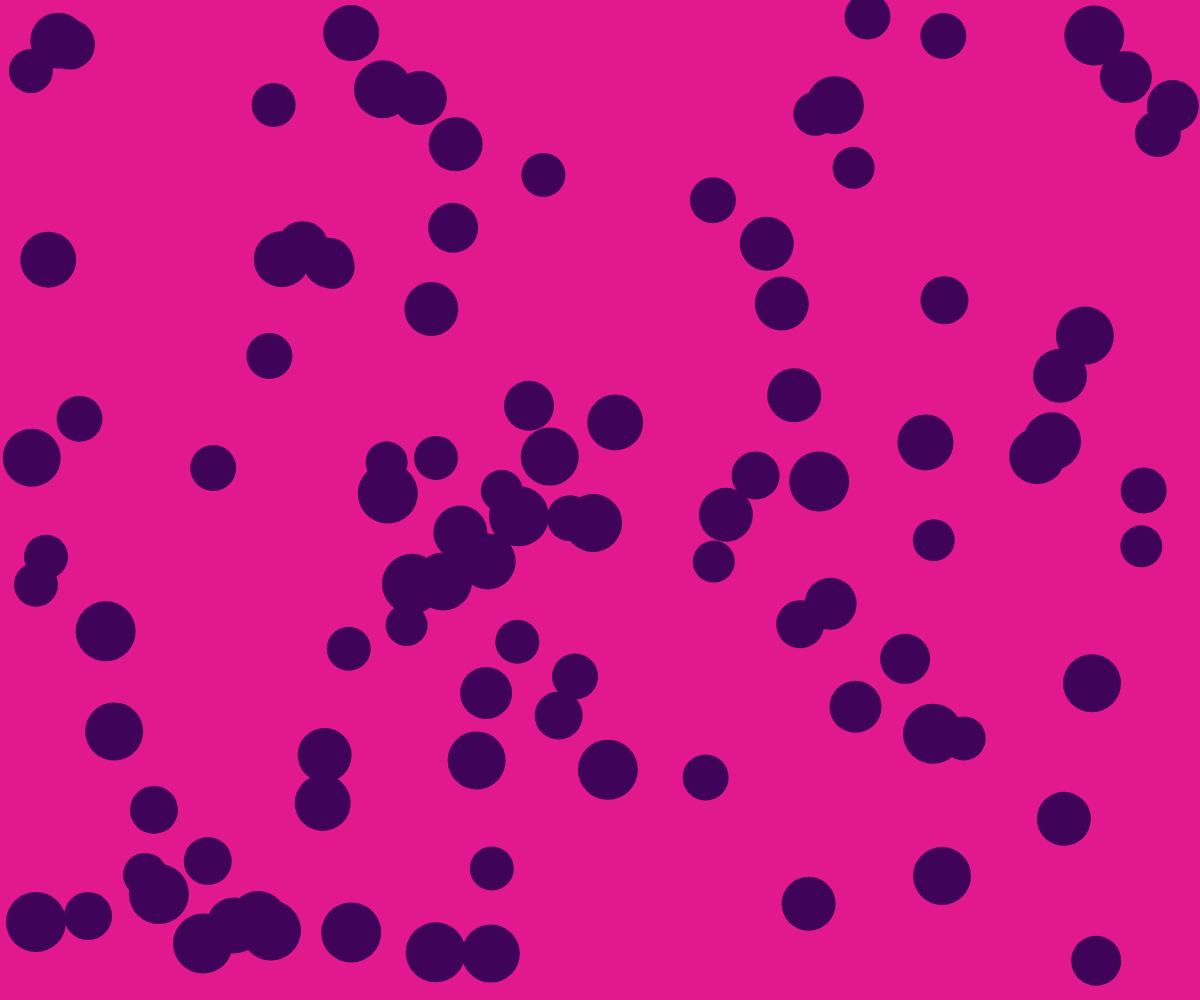
Frame 1 (no input)
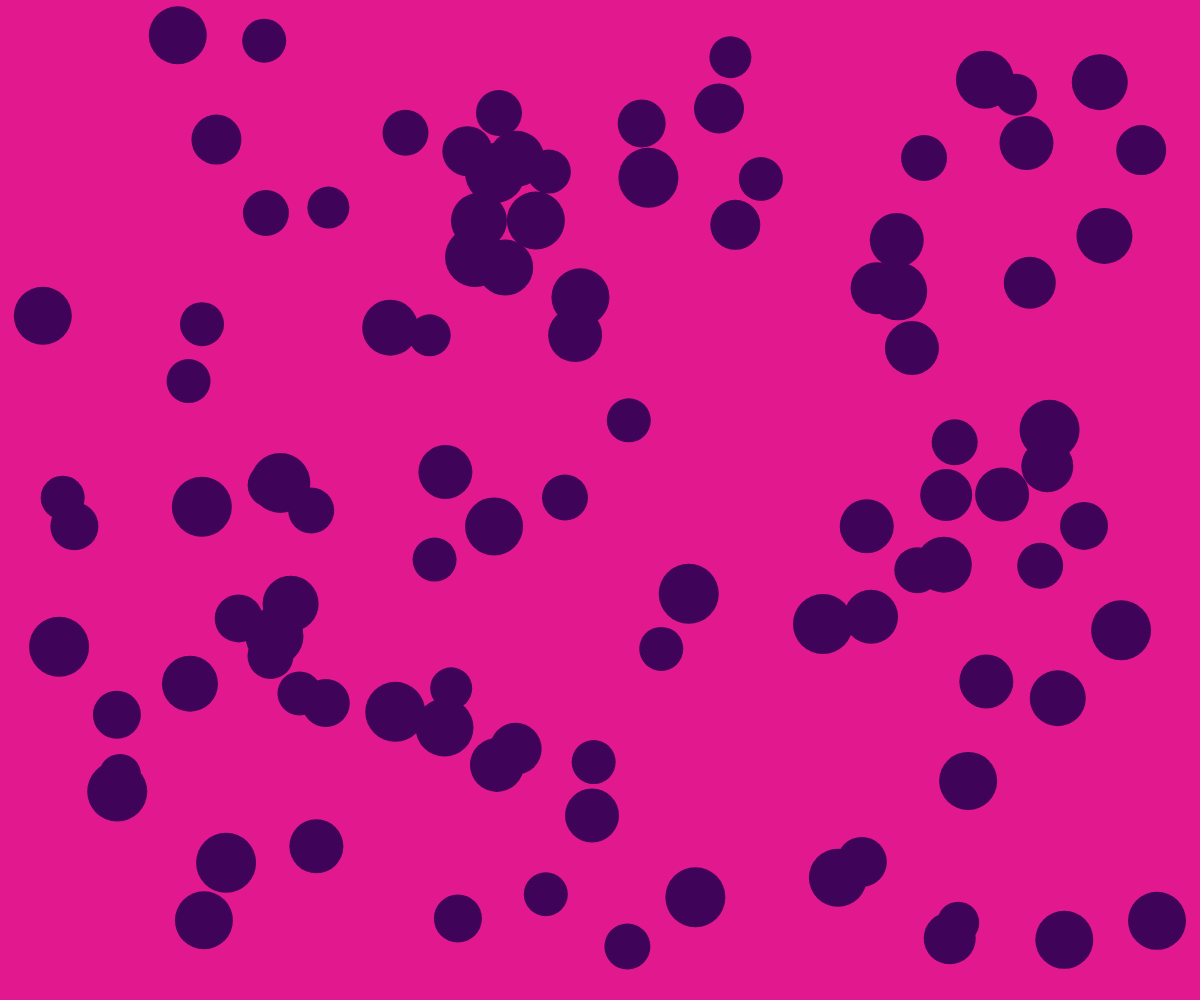
Frame 60 (no input)
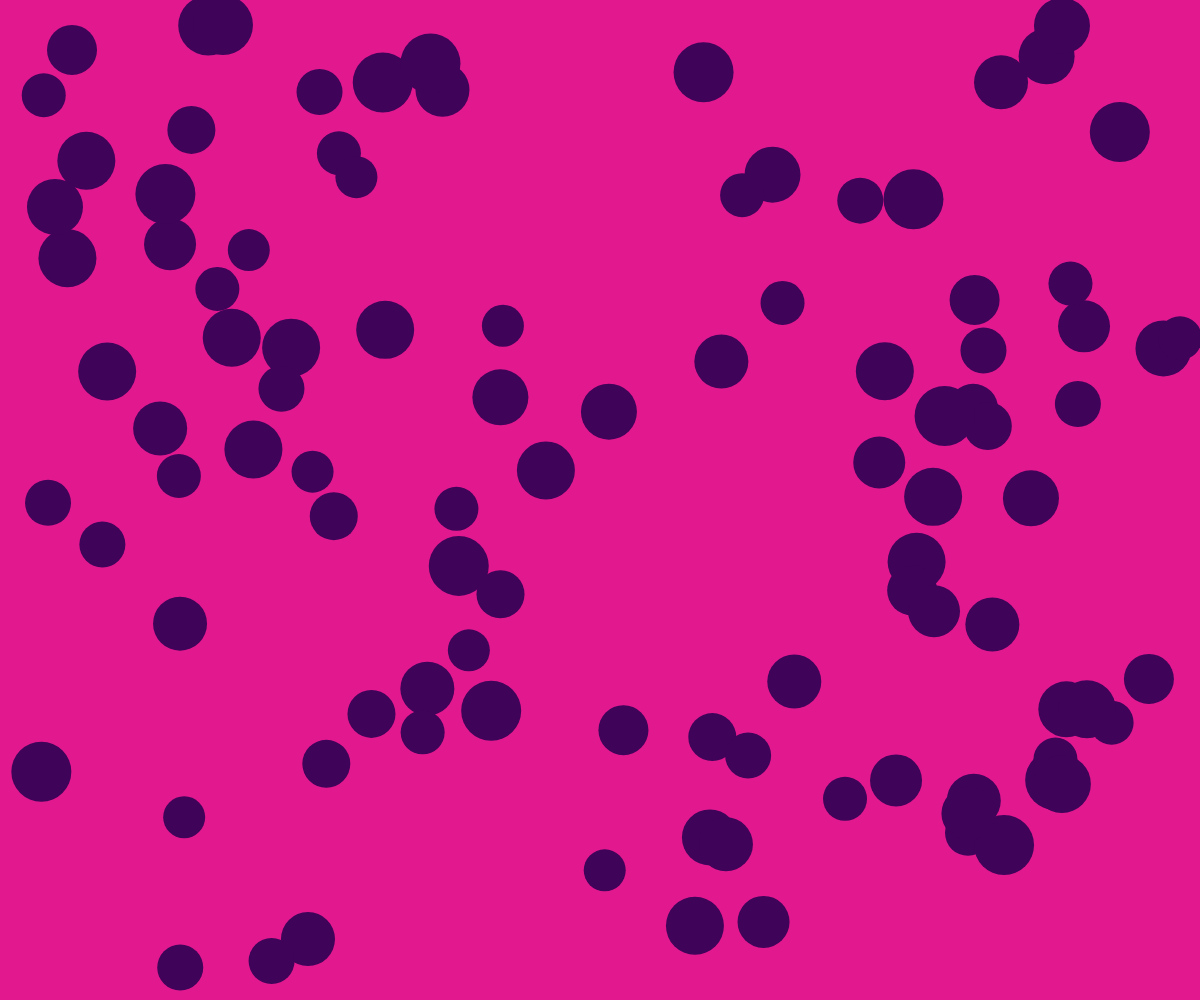
Frame 120 (the mouse pressed at the canvas centre since frame 60)

The p5.js sketch that drew these frames (run headless with seeded random() and noise() and a simulated clock; from frame 60 on, the mouse is pressed at the canvas centre):

// p5.js sketch
// ── sketch.js
let fondoCambiable;
let pelotas = [];

function setup() {
  createCanvas(windowWidth, windowHeight);
  fondoCambiable = color(random(153, 255), random(115), random(191));

  for (let i = 0; i < 100; i++) {
    let nuevaPelota = new Pelota();
    pelotas.push(nuevaPelota);
  }

  // New = nomenclatura - js ejecuta la función constructor
}

function draw() {
  background(fondoCambiable);
  for (let i = 0; i < 100; i++) {
    pelotas[i].update();
    pelotas[i].display();
  }
  // update y display de la nueva pelota
}
class Pelota {
  // Plano de instrucciones para crear una pelota

  constructor() {
    // Se ejecuta automáticamente al crear una nueva pelota
    // Función interna que se ejecuta al momento de crear la clase
    // this = forma de decir a js que los objetos están dentro del objeto pelota

    // Todas las variables y declararlas a la vez
    this.radio = ceil(random(20, 30));
    this.diametro = this.radio * 2;
    this.posX = random(this.radio, width - this.radio);
    this.posY = random(this.radio, height - this.radio);
    this.velX = random(-10, 10);
    this.velY = random(-10, 10);
    console.log("estoy viva!");
  }

  // método update - función interna del objeto pelota

  update() {
    // sistema de colisión de la pelota

    this.posX += this.velX;
    this.posY += this.velY;

    if (this.posX > width - this.radio || this.posX < this.radio) {
      this.velX *= -1;
    }

    if (this.posY > height - this.radio || this.posY < this.radio) {
      this.velY *= -1;
    }
  }

  display() {
    // dibujar la pelota

    fill(63, 3, 89);
    noStroke();
    circle(this.posX, this.posY, this.diametro);
  }
}

// ── arrays.js
let frutas = ["manzana", "pera", "naranja"];
let precios = [24, 35, 42, 34, 234];

for (let i = 0; i < 3; i += 1) {
  console.log(frutas[i]);
}

console.log(precios);
